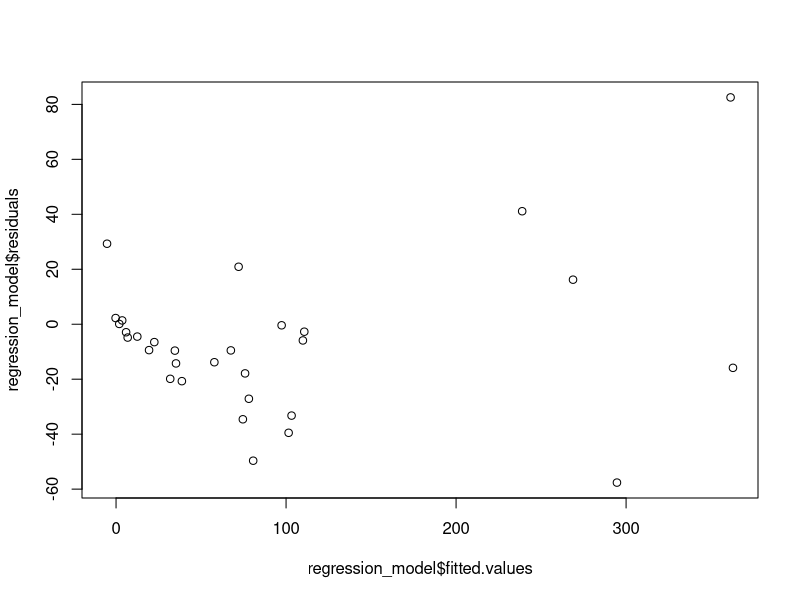
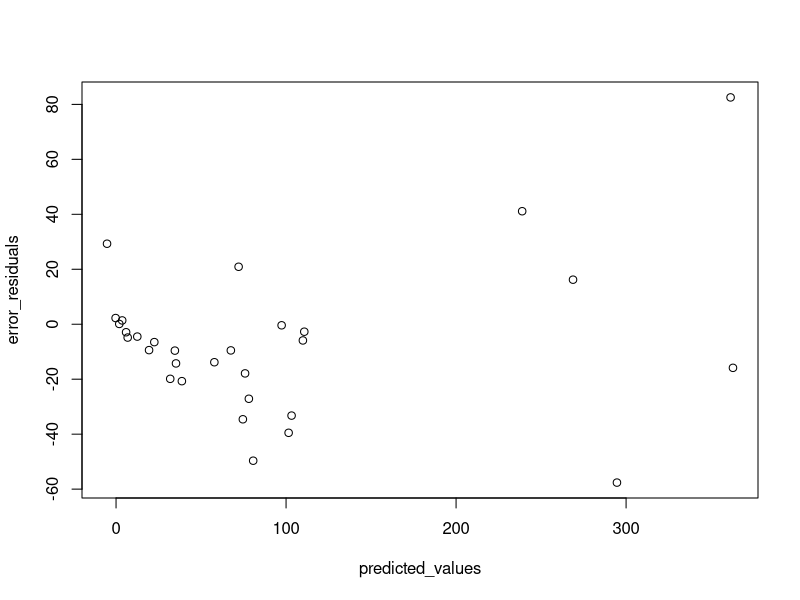

These figures' R source, in order:
## Nina van Gerwen, 1860852
## Assignment 2, Statistical Inference with R

## Part 1: Programming your own t-test function -----------------------------------------

## Question 1:

## For a t-test, someone should have two vectors as input, so the function should also ask for two vectors
myTtest <- function(x, y) {
  ## First, ask and define a few values necessary to calculate the t-test
  n_x <- length(x)
  n_y <- length(y)
  ## now, we  calculate the pooled sd through the following formula, using the built-in function var()
  pooled_s <- sqrt(((n_x - 1)*(var(x)) + (n_y - 1)*(var(y)))/(n_x + n_y - 2))
  ## knowing the pooled_s, we can calculate the t-statistic through the final formula using the built-in function mean()
  t_test <- (mean(x) - mean(y))/(pooled_s * sqrt((1/n_x)+(1/n_y)))
  ## Question 3:
  
  ## To get the p-value, we use the built-in function pt(), in this function, we need to define the t-statistic (gained above) and the degrees of freedom
  ## Furthermore, to get the correct p-value, we should make an if-statement, because:
  if(t_test < 0) {
    ## if the t-value is below 0, it means we need to gain the p-value for the lower tail
    p_value <- 2 * pt(t_test, df = n_x + n_y - 2, lower.tail = TRUE)
  } else {
    ## if the t-value is above 0, it means we need to gain the p-value for the upper tail
    p_value <- 2 * pt(t_test, df = n_x + n_y - 2, lower.tail = FALSE)
    ## Finally, in both cases the p-value should be multiplied by 2, because we are doing a two-tailed test
  }
  ## Question 4: 
  
  ## create a list of values that we wish to have as output
  list_of_values <- list(t_test, n_x + n_y - 2, p_value, c(mean(x), mean(y)))
  names(list_of_values) <- c("t-statistic", "degrees of freedom", "p-value", "Group means of x and y respectively")
  ## return the list of values
  return(list_of_values)
}

## Question 2: 

## To test whether the results match, create the two factors and run it with both t-tests
CSFI <- c(2,5,5,6,6,7,8,9)
TFI <- c(1,1,2,3,3,4,5,7,7,8)

t.test(CSFI, TFI, var.equal = TRUE)
myTtest(CSFI, TFI)

t.test(TFI, CSFI, var.equal = TRUE)
myTtest(TFI, CSFI)

## Under the assumption that variances are equal (which is what is assumed in the formula from Question 1), the results match!

## Part 2: Multiple regression analysis and matrix multiplication ------------------------

## Question 1:

setwd("C:/Users/nina-/Documents/GitHub/Computational-inference-with-R/")

## First load the correct file with the right separator specified 
gala_data <- read.csv(file = "gala.txt", sep = " ")

## Perform the multiple regression through the lm() function specifying the correct variables through the formula 
## Important to note is that we want to remove the intercept (by using + 0), because otherwise we won't be able to compare the coefficients
regression_model <- lm(Species ~ Area + Elevation + Endemics + 0, data = gala_data)
## Gain the correct statistics/estimates using the summary() function
summary(regression_model)

## Create a simple scatterplot of the predicted (also known as fitted) values against the residuals
plot(regression_model$fitted.values, regression_model$residuals)

## Interpretation of the results:
## 

## Question 2:

## The regression coefficients:
DVEx <- matrix(gala_data$Species, ncol = 1, nrow = 30)
IVEx <- matrix(c(gala_data$Area, gala_data$Elevation, gala_data$Endemics), ncol = 3, nrow = 30)

b_coefficients <- (solve(t(IVEx) %*% IVEx)) %*% (t(IVEx) %*% DVEx)
b_coefficients

## The predicted values:
predicted_y <- IVEx %*% b_coefficients
predicted_y

## The residuals:
err_residuals <- DVEx - predicted_y
err_residuals

## Question 3:

## First to specify the arguments:
## Most importantly, a dataset should be given as input
## Then from this dataset, the dependent variable (DV) should be specified (by default, the first column of the dataset)
## Then finally  independent variable(s) (IV) should be specified (by default, all columns after the first column)

Regression_Function <- function(data, DV = matrix(data[, 1]), IV = data[, 2:ncol(data)]) { ## question: how to allow IV to be any number of things
  ## Descriptive statistics of data:
  descriptive_statistics <- "nothing for now" 
  ## Regression coefficients, predicted values and residuals using matrix algebra:
  
  DV <- matrix(DV, nrow = nrow(data))
  IV <- matrix(IV, nrow = nrow(data))
  model_coefficients  <- (solve(t(IV) %*% IV)) %*% (t(IV) %*% DV)
  predicted_values <- IV %*% model_coefficients
  error_residuals <- DV - predicted_values
  ## Simple plot of predicted values against the residuals:
  simple_plot <- plot(predicted_values, error_residuals)
  
  list_of_information <- list(descriptive_statistics, model_coefficients, predicted_values, error_residuals, simple_plot)
  names(list_of_information) <- c("Descriptive statistics", "Regression coefficients", "Predicted values", "Error/Residuals", 
                                  "Simple plot of predicted values against the residuals")
  ## Finally, the function should return the created list that holds all information
  return(list_of_information)
}

Regression_Function(data = gala_data, DV = gala_data$Species, IV = c(gala_data$Area, gala_data$Elevation, gala_data$Endemics))
